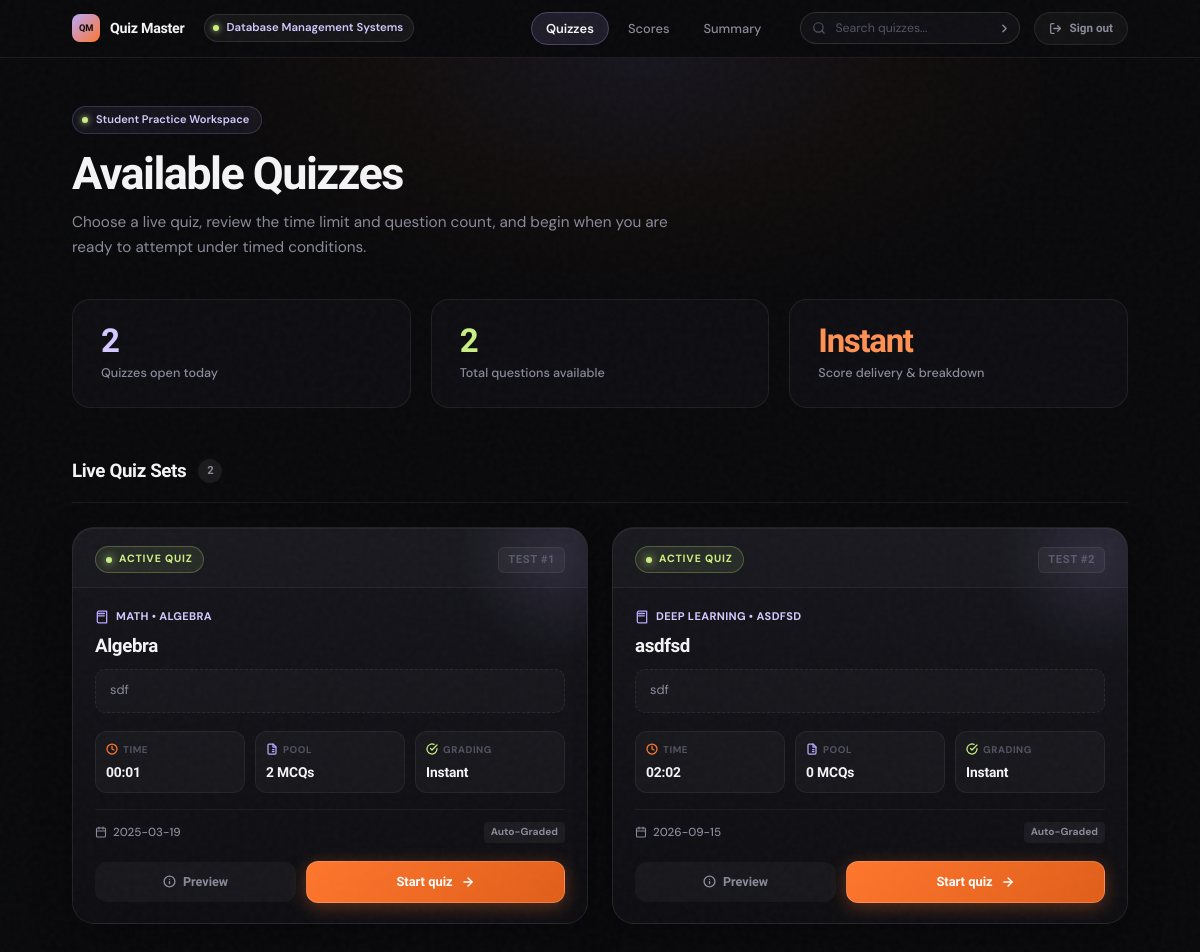
Before: /user/Database Management Systems (signed in) with the older database file.
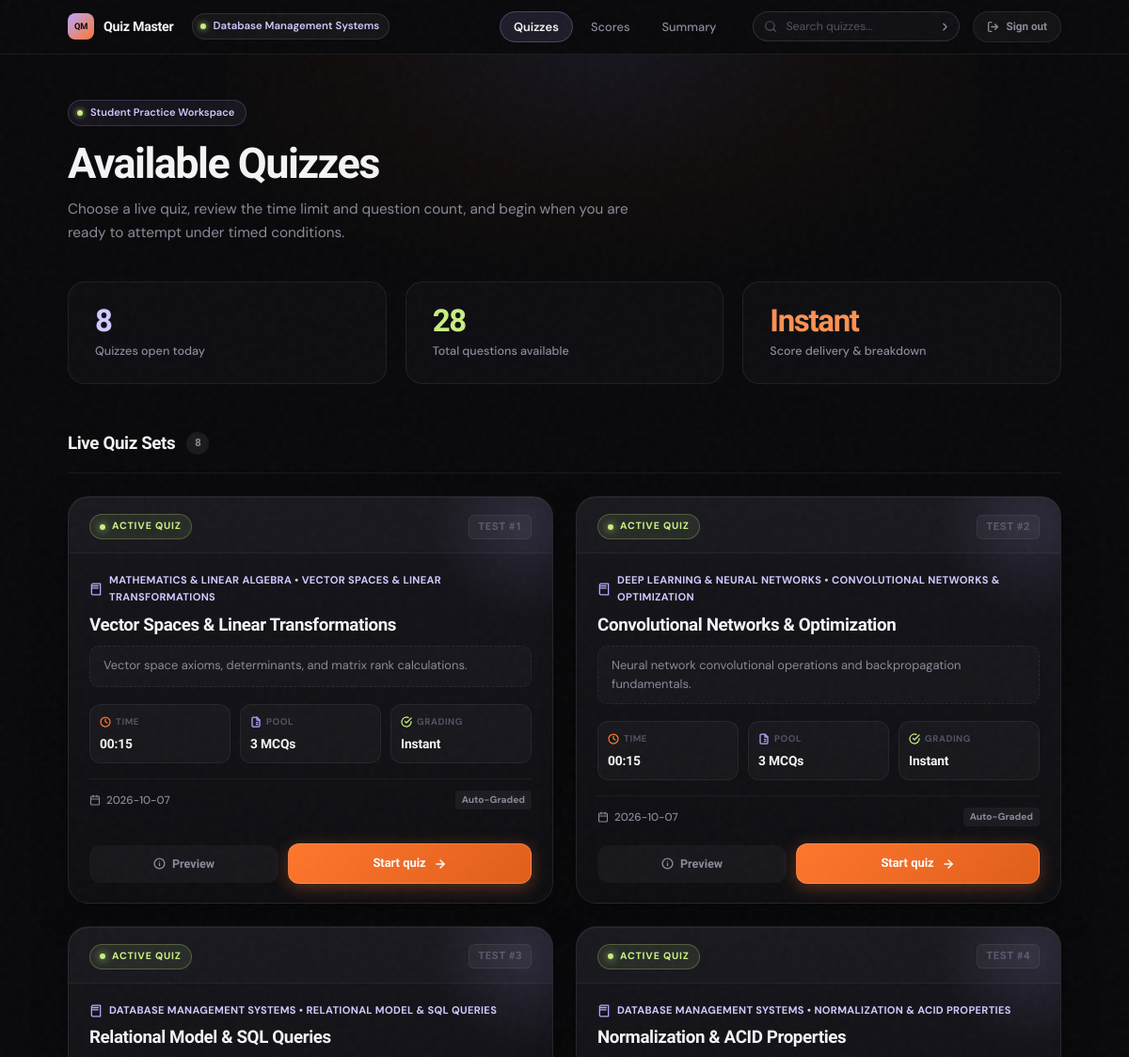
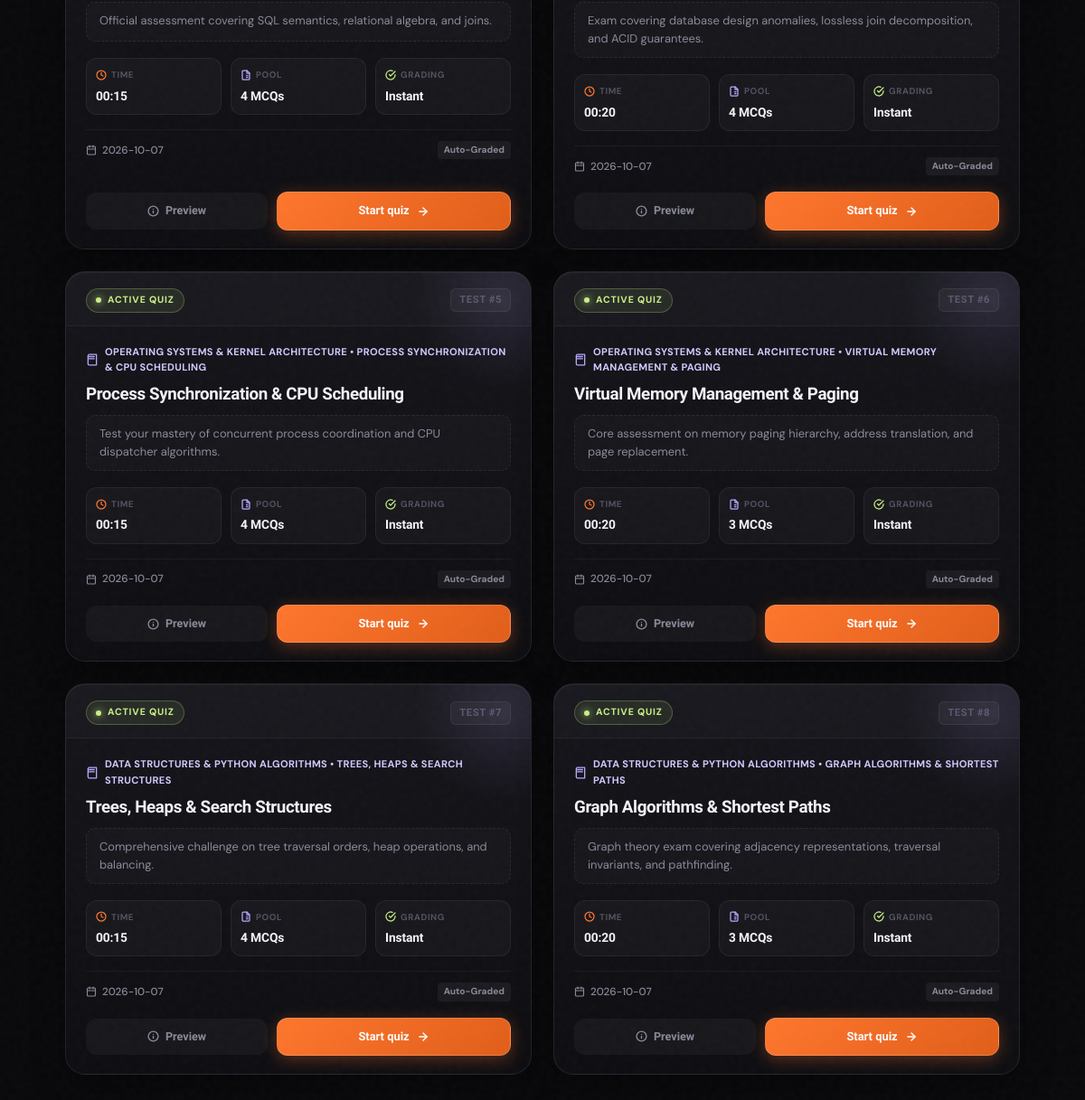
After: the same page with the newer database file (2 pictures, top to bottom).
### models/models.py (models this page shows)
class Quiz(db.Model):
    __tablename__ = 'quiz'
    id = db.Column(db.Integer, primary_key=True)
    chapter_id = db.Column(db.Integer, db.ForeignKey('chapter.id'), nullable=False)
    date_of_quiz = db.Column(db.Date)
    time_duration = db.Column(db.String)
    remarks = db.Column(db.Text)
    questions = db.relationship('Question', backref='quiz', lazy=True)

class Subject(db.Model):
    __tablename__ = 'subject'
    id = db.Column(db.Integer, primary_key=True)
    name = db.Column(db.String, unique=True, nullable=False)
    description = db.Column(db.Text)
    chapters = db.relationship('Chapter', backref='subject', lazy=True)

class Chapter(db.Model):
    __tablename__ = 'chapter'
    id = db.Column(db.Integer, primary_key=True)
    name = db.Column(db.String, nullable=False)
    description = db.Column(db.Text)
    subject_id = db.Column(db.Integer, db.ForeignKey('subject.id'), nullable=False)
    quizzes = db.relationship('Quiz', backref='chapter', lazy=True)

### controllers/controllers.py (the view)
@app.route("/user/<name>")
@login_required
def user_dashboard(name):
    today = date.today()
    quizs=get_quiz(today)
    return render_template("user_dashboard.html", name=name,quizs=quizs)

### controllers/controllers.py (called while the page is built)
def login_required(f):
    @wraps(f)
    def decorated_function(*args, **kwargs):
        if "user_id" not in session:
            return redirect(url_for("login"))
        return f(*args, **kwargs)
    return decorated_function

def get_quiz(today):
    quiz = Quiz.query.filter(Quiz.date_of_quiz<=today).all()
    return quiz

### templates/user_dashboard.html (shortened to what the changed rows need)
<!DOCTYPE html>
<html lang="en">
<head>
</head>
<body>
  {% include 'user_nav.html' %}
  <main class="dash-page">
    <div class="dash-content">
      {% set total_questions = namespace(value=0) %}
      {% for quiz in quizs or [] %}
        {% set total_questions.value = total_questions.value + (quiz.questions | length) %}
      {% endfor %}
      <section class="dash-header">
        <div class="dash-header__main">
          <h1 class="dash-title">Available Quizzes</h1>
        </div>
      </section>
      <section class="dash-stats" aria-label="Quick metrics">
        <div class="stat-card">
          <div class="stat-card__val lav">{{ quizs | length if quizs else 0 }}</div>
          <div class="stat-card__label">Quizzes open today</div>
        </div>
        <div class="stat-card">
          <div class="stat-card__val lime">{{ total_questions.value }}</div>
          <div class="stat-card__label">Total questions available</div>
        </div>
      </section>
      {% if quizs and quizs | length > 0 %}
        <div class="quizzes-section-header">
          <h2 class="section-heading">
            Live Quiz Sets
            <span class="section-counter">{{ quizs | length }}</span>
          </h2>
        </div>
        <div class="quiz-grid">
          {% for quiz in quizs %}
            <article class="quiz-card" aria-label="Quiz for {{ quiz.chapter.name if quiz.chapter else 'Assessment' }}">
              <div class="qc-header">
                <span class="qc-live-badge">
                  <span class="qc-live-dot"></span>
                  Active Quiz
                </span>
                <span class="qc-test-id">TEST #{{ quiz.id }}</span>
              </div>
              <div class="qc-body">
                <div class="qc-subject-tag">
                  <svg class="qc-subject-icon" viewBox="0 0 24 24" fill="none" stroke="currentColor" stroke-width="2.2" stroke-linecap="round" stroke-linejoin="round">
                    <path d="M4 19.5v-15A2.5 2.5 0 0 1 6.5 2H20v20H6.5a2.5 2.5 0 0 1-2.5-2.5Z"/>
                    <path d="M6 6h10"/>
                    <path d="M6 10h10"/>
                  </svg>
                  {% if quiz.chapter and quiz.chapter.subject %}
                    {{ quiz.chapter.subject.name }} &bull; {{ quiz.chapter.name }}
                  {% elif quiz.chapter %}
                    {{ quiz.chapter.name }}
                  {% else %}
                    General Assessment
                  {% endif %}
                </div>
                <h3 class="qc-title">
                  {% if quiz.chapter %}
                    {{ quiz.chapter.name }}
                  {% else %}
                    Quiz Assessment #{{ quiz.id }}
                  {% endif %}
                </h3>
                <div class="qc-remarks-box">
                  {% if quiz.remarks %}
                    {{ quiz.remarks }}
                  {% else %}
                    Complete this timed assessment to evaluate your mastery on core syllabus concepts.
                  {% endif %}
                </div>
                <div class="qc-telemetry">
                  <div class="qc-tele-tile">
                    <div class="qc-tele-head">
                      <svg class="qc-tele-icon qc-tele-icon--time" width="12" height="12" viewBox="0 0 24 24" fill="none" stroke="currentColor" stroke-width="2.5" stroke-linecap="round" stroke-linejoin="round"><circle cx="12" cy="12" r="10"/><polyline points="12 6 12 12 16 14"/></svg>
                      <span>Time</span>
                    </div>
                    <div class="qc-tele-val">{{ quiz.time_duration }}</div>
                  </div>
                  <div class="qc-tele-tile">
                    <div class="qc-tele-head">
                      <span>Pool</span>
                    </div>
                    <div class="qc-tele-val">{{ quiz.questions | length }} MCQs</div>
                  </div>
                  <div class="qc-tele-tile">
                    <div class="qc-tele-head">
                      <svg class="qc-tele-icon qc-tele-icon--score" width="12" height="12" viewBox="0 0 24 24" fill="none" stroke="currentColor" stroke-width="2.5" stroke-linecap="round" stroke-linejoin="round"><path d="M22 11.08V12a10 10 0 1 1-5.93-9.14"/><polyline points="22 4 12 14.01 9 11.01"/></svg>
                      <span>Grading</span>
                    </div>
                    <div class="qc-tele-val">Instant</div>
                  </div>
                </div>
                <div class="qc-meta-footer">
                  <span class="qc-schedule-date">
                    <svg width="12" height="12" viewBox="0 0 24 24" fill="none" stroke="currentColor" stroke-width="2.2" stroke-linecap="round" stroke-linejoin="round"><rect width="18" height="18" x="3" y="4" rx="2" ry="2"/><line x1="16" x2="16" y1="2" y2="6"/><line x1="8" x2="8" y1="2" y2="6"/><line x1="3" x2="21" y1="10" y2="10"/></svg>
                    {{ quiz.date_of_quiz }}
                  </span>
                  <span class="qc-mode-pill">Auto-Graded</span>
                </div>
                <div class="qc-actions">
                  <a href="/user/view/quiz/{{ quiz.id }}/{{ name }}" class="btn-preview" title="View Quiz Guidelines">
                    <svg width="13" height="13" viewBox="0 0 24 24" fill="none" stroke="currentColor" stroke-width="2.5" stroke-linecap="round" stroke-linejoin="round"><circle cx="12" cy="12" r="10"/><line x1="12" y1="16" x2="12" y2="12"/><line x1="12" y1="8" x2="12.01" y2="8"/></svg>
                    Preview
                  </a>
                  <a href="/user/start/quiz/{{ quiz.id }}/{{ name }}" class="btn-start" title="Begin Assessment">
                    <span>Start quiz</span>
                    <svg width="14" height="14" viewBox="0 0 24 24" fill="none" stroke="currentColor" stroke-width="2.5" stroke-linecap="round" stroke-linejoin="round"><path d="M5 12h14"/><path d="m12 5 7 7-7 7"/></svg>
                  </a>
                </div>
              </div>
            </article>
          {% endfor %}
        </div>
      {% endif %}
    </div>
  </main>
</body>
</html>

### templates/user_nav.html (shortened to what this page needs)
<nav class="qm-nav" role="navigation" aria-label="User Navigation">
  <div class="qm-nav__left">
    <a href="/user/{{name}}" class="qm-nav__brand">
      <div class="qm-nav__logo-mark">QM</div>
      <span>Quiz Master</span>
    </a>
    <div class="qm-user-pill">
      <span class="qm-user-dot" aria-hidden="true"></span>
      <span>{{name}}</span>
    </div>
  </div>
  <div class="qm-nav__menu" id="qmNavMenu" style="display:flex;align-items:center;gap:24px;">
    <ul class="qm-nav__links">
      <li>
        <a href="/user/{{name}}" class="qm-nav__link {% if request.path == '/user/' ~ name or current_page == 'home' %}active{% endif %}">
          Quizzes
        </a>
      </li>
      <li>
        <a href="/user/view/scores/{{name}}" class="qm-nav__link {% if 'scores' in request.path or current_page == 'scores' %}active{% endif %}">
          Scores
        </a>
      </li>
      <li>
        <a href="/user/user_summary/{{name}}" class="qm-nav__link {% if 'user_summary' in request.path %}active{% endif %}">
          Summary
        </a>
      </li>
    </ul>
    <div class="qm-nav__right">
      <form class="qm-nav__search" role="search" action="/user/search/{{name}}" method="post">
        <svg class="qm-nav__search-icon" width="14" height="14" viewBox="0 0 24 24" fill="none" stroke="currentColor" stroke-width="2" stroke-linecap="round" stroke-linejoin="round"><circle cx="11" cy="11" r="8"/><path d="m21 21-4.3-4.3"/></svg>
        <input type="search" name="search" placeholder="Search quizzes..." aria-label="Search" value="{{ request.form.get('search', '') }}">
        <button type="submit" class="qm-nav__search-btn" aria-label="Submit search">
          <svg width="13" height="13" viewBox="0 0 24 24" fill="none" stroke="currentColor" stroke-width="2.5" stroke-linecap="round" stroke-linejoin="round"><path d="m9 18 6-6-6-6"/></svg>
        </button>
      </form>
      <a href="/logout" class="qm-nav__logout" title="Sign out of Quiz Master">
        <svg width="13" height="13" viewBox="0 0 24 24" fill="none" stroke="currentColor" stroke-width="2.5" stroke-linecap="round" stroke-linejoin="round"><path d="M9 21H5a2 2 0 0 1-2-2V5a2 2 0 0 1 2-2h4"/><polyline points="16 17 21 12 16 7"/><line x1="21" x2="9" y1="12" y2="12"/></svg>
        Sign out
      </a>
    </div>
  </div>
</nav>

Changed rows visible on the page:
added Subject: name "Database Management Systems"
changed Quiz id 1: chapter.subject.name "MATH" → "MATHEMATICS & LINEAR ALGEBRA"; chapter.name "ALGEBRA" → "VECTOR SPACES & LINEAR TRANSFORMATIONS"; chapter.name "Algebra" → "Vector Spaces & Linear Transformations"; remarks "sdf" → "Vector space axioms, determinants, and matrix rank calculations."; time_duration "00:01" → "00:15"; questions|length "2" → "3"; date_of_quiz "2025-03-19" → "2026-10-07"
changed Quiz id 2: chapter.subject.name "DEEP LEARNING" → "DEEP LEARNING & NEURAL NETWORKS"; chapter.name "ASDFSD" → "CONVOLUTIONAL NETWORKS & OPTIMIZATION"; chapter.name "asdfsd" → "Convolutional Networks & Optimization"; remarks "sdf" → "Neural network convolutional operations and backpropagation fundamentals."; time_duration "02:02" → "00:15"; questions|length "0" → "3"; date_of_quiz "2026-09-15" → "2026-10-07"
added Quiz: id "3", chapter.subject.name "DATABASE MANAGEMENT SYSTEMS", chapter.name "RELATIONAL MODEL & SQL QUERIES", chapter.name "Relational Model & SQL Queries", remarks "Official assessment covering SQL semantics, relational algebra, and joins.", time_duration "00:15", questions|length "4", date_of_quiz "2026-10-07"
added Quiz: id "4", chapter.subject.name "DATABASE MANAGEMENT SYSTEMS", chapter.name "NORMALIZATION & ACID PROPERTIES", chapter.name "Normalization & ACID Properties", remarks "Exam covering database design anomalies, lossless join decomposition, and ACID guarantees.", time_duration "00:20", questions|length "4", date_of_quiz "2026-10-07"
added Quiz: id "5", chapter.subject.name "OPERATING SYSTEMS & KERNEL ARCHITECTURE", chapter.name "PROCESS SYNCHRONIZATION & CPU SCHEDULING", chapter.name "Process Synchronization & CPU Scheduling", remarks "Test your mastery of concurrent process coordination and CPU dispatcher algorithms.", time_duration "00:15", questions|length "4", date_of_quiz "2026-10-07"
added Quiz: id "6", chapter.subject.name "OPERATING SYSTEMS & KERNEL ARCHITECTURE", chapter.name "VIRTUAL MEMORY MANAGEMENT & PAGING", chapter.name "Virtual Memory Management & Paging", remarks "Core assessment on memory paging hierarchy, address translation, and page replacement.", time_duration "00:20", questions|length "3", date_of_quiz "2026-10-07"
added Quiz: id "7", chapter.subject.name "DATA STRUCTURES & PYTHON ALGORITHMS", chapter.name "TREES, HEAPS & SEARCH STRUCTURES", chapter.name "Trees, Heaps & Search Structures", remarks "Comprehensive challenge on tree traversal orders, heap operations, and balancing.", time_duration "00:15", questions|length "4", date_of_quiz "2026-10-07"
added Quiz: id "8", chapter.subject.name "DATA STRUCTURES & PYTHON ALGORITHMS", chapter.name "GRAPH ALGORITHMS & SHORTEST PATHS", chapter.name "Graph Algorithms & Shortest Paths", remarks "Graph theory exam covering adjacency representations, traversal invariants, and pathfinding.", time_duration "00:20", questions|length "3", date_of_quiz "2026-10-07"
Other visible differences:
{{ quizs | length if quizs else 0 }}: "2" → "8"
{{ total_questions.value }}: "2" → "28"
{{ quizs | length }}: "2" → "8"
{{ name }}: "Database Management Systems" → (not shown)
